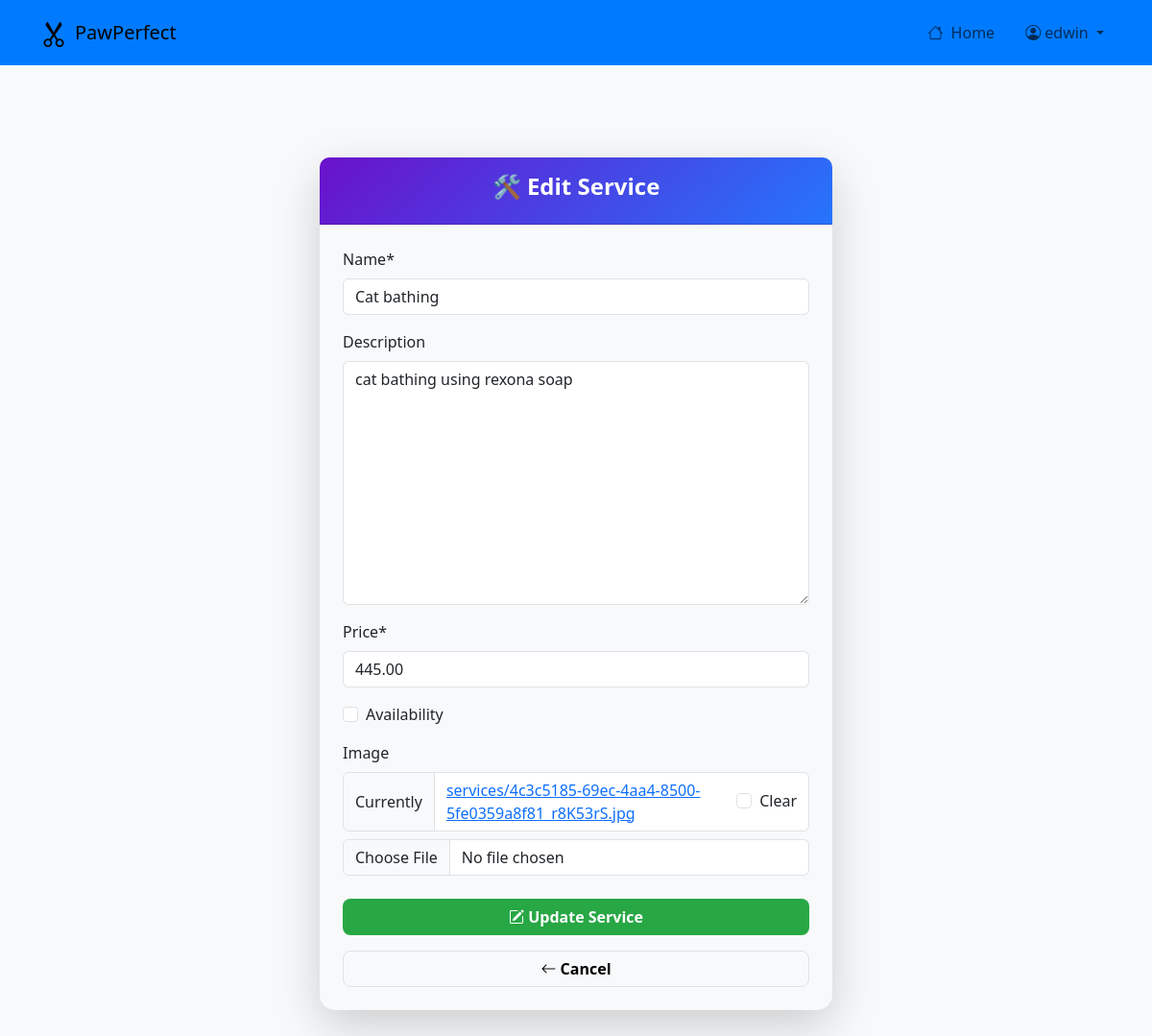
/services/edit/7/ (signed in), run on the app's committed database.
### userauth/models.py (models this page shows, shortened)
class User(AbstractUser):
    ROLE_CHOICES = [
        ('owner', 'Pet Owner'),
        ('groomer', 'Groomer'),
    ]
    role = models.CharField(max_length=20, choices=ROLE_CHOICES, default='owner')
    is_approved = models.BooleanField(default=False)
    phone_number = models.CharField(max_length=15, blank=True, null=True)  # New field added

### groom_interface/models.py (models this page shows, shortened)
class Service(models.Model):
    groomer = models.ForeignKey(User, on_delete=models.CASCADE, related_name="services")
    name = models.CharField(max_length=255)
    description = models.TextField(blank=True, null=True)
    price = models.DecimalField(max_digits=6, decimal_places=2)
    availability = models.BooleanField(default=True)
    image = models.ImageField(upload_to='services/', blank=True, null=True)  # New field for image

### groom_interface/views.py (the view)
# urls.py: path('services/edit/<int:service_id>/', views.edit_service, name='edit_service'),
@login_required
def edit_service(request, service_id):
    service = get_object_or_404(Service, id=service_id, groomer=request.user)
    if request.method == 'POST':
        form = ServiceForm(request.POST, request.FILES, instance=service)
        if form.is_valid():
            form.save()
            messages.success(request, "The service has been updated successfully.")
            return redirect('manage_services')
    else:
        form = ServiceForm(instance=service)
    return render(request, 'edit_service.html', {'form': form})

### groom_interface/forms.py
class ServiceForm(forms.ModelForm):
    class Meta:
        model = Service
        fields = ['name', 'description', 'price', 'availability', 'image']

### groom_interface/templates/edit_service.html (shortened to what this page needs)
{% extends "base.html" %}
{%  load crispy_forms_tags %}
{% block content %}
<div class="container mt-5">
    <div class="row justify-content-center">
        <div class="col-md-6">
            <div class="card shadow-lg border-0 rounded-4" style="background: #f8f9fa;">
                <div class="card-header text-center py-3" style="background: linear-gradient(135deg, #6a11cb, #2575fc); border-radius: 10px 10px 0 0;">
                    <h4 class="text-white fw-bold">🛠 Edit Service</h4>
                </div>
                <div class="card-body p-4">
                    <form method="POST" enctype="multipart/form-data">
                        {{ form|crispy }}
                        <div class="d-grid gap-3 mt-4">
                            <button type="submit" class="btn text-white fw-bold" style="background: #28a745; border-radius: 8px;">
                                <i class="bi bi-pencil-square"></i> Update Service
                            </button>
                            <a href="{% url 'manage_services' %}" class="btn btn-light border fw-bold" style="border-radius: 8px;">
                                <i class="bi bi-arrow-left"></i> Cancel
                            </a>
                        </div>
                    </form>
                </div>
            </div>
        </div>
    </div>
</div>
{% endblock %}

### userauth/templates/base.html (shortened to what this page needs)
{% load static %}
<!DOCTYPE html>
<html lang="en">
<head>
    <link href="https://cdn.jsdelivr.net/npm/bootstrap@5.3.2/dist/css/bootstrap.min.css" rel="stylesheet">
    <link href="https://cdn.jsdelivr.net/npm/bootstrap-icons/font/bootstrap-icons.css" rel="stylesheet">
    <link rel="stylesheet" href="{% static 'userauth/css/style.css' %}">
    <link rel="stylesheet" href="{% static 'groom_interface/css/style.css' %}">
</head>
<body class="bg-light">
    <header class="sticky-top">
        <nav class="navbar navbar-expand-lg navbar-light" style="background-color: #007bff;">
            <div class="container">
                <a class="navbar-brand d-flex align-items-center gap-2" href="{% url 'home' %}">
                    <i class="bi bi-scissors fs-3"></i>
                    <span class="brand-text">PawPerfect</span>
                </a>
                <div class="collapse navbar-collapse" id="navbarNav">
                    <ul class="navbar-nav ms-auto align-items-center gap-3">
                        {% if request.path != '/login/' and request.path != '/signup/' %}
                            <li class="nav-item">
                                <a class="nav-link" href="{% url 'home' %}">
                                    <i class="bi bi-house me-2"></i>Home
                                </a>
                            </li>
                        {% endif %}
                        {% if not user.is_authenticated %}
                            <li class="nav-item">
                                <a class="nav-link" href="{% url 'login' %}">
                                    <i class="bi bi-box-arrow-in-right me-2"></i>Login
                                </a>
                            </li>
                        {% else %}
                            <li class="nav-item dropdown">
                                <a class="nav-link dropdown-toggle" href="#" id="profileDropdown" role="button" data-bs-toggle="dropdown" aria-expanded="false">
                                    <i class="bi bi-person-circle"></i> {{ user.username }}
                                </a>
                            </li>
                        {% endif %}
                    </ul>
                </div>
            </div>
        </nav>
    </header>
    <main class="container py-5">
        {% block content %}{% endblock %}
    </main>
</body>
</html>

### static/groom_interface/css/style.css (style rules this page uses)
.card { display: flex; flex-direction: column; height: 100%; }
.card-body { flex-grow: 1; display: flex; flex-direction: column; justify-content: space-between; padding: 15px; overflow: hidden; }

### data on the page
User: username "edwin"
Service: name "Cat bathing", description "cat bathing using rexona soap", price "445.00"
